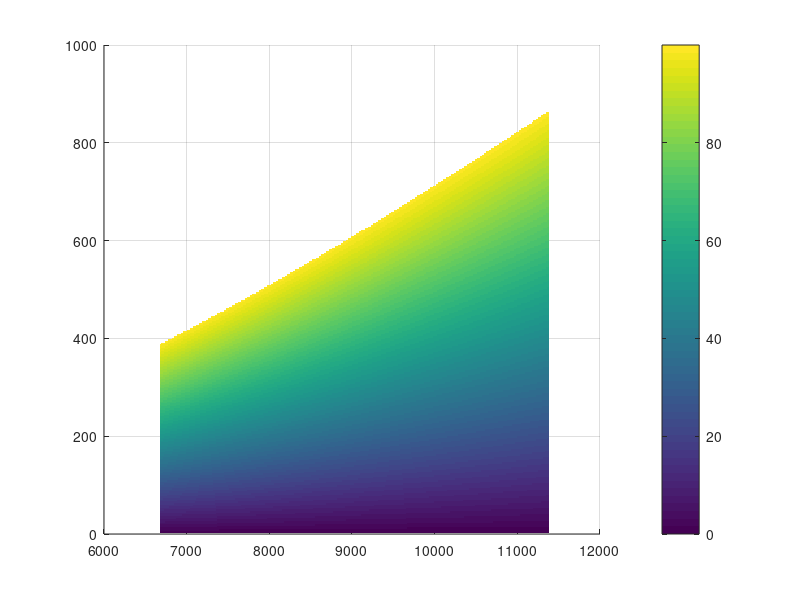

Here is the MATLAB script that generated this plot: (Note: this script raises an error after producing the figure.)
%% Impulsive SMA and/or Eccentricity Maneuver
% Author: Dylan Thomas
clearvars; clc; delete('*.asv');

%%%%%%%%%%%%%%%%%%%%%%%%%%%%%%%%%%%%%%%%%%%%%%%%%%%%%%%%%%%%%%%%%%%%%%%%%%%
%%% Spacecraft Properties

f1 = 'Name';
f2 = 'M_total';
f3 = 'M_prop';
f4 = 'I_sp';
f5 = 'T_nom';

v1 = {'Aerojet CHAMPS-120XW'};
v2 = {14};      % [kg]
v3 = {1.5};     % [kg]
v4 = {203};     % [s]
v5 = {4*2.79};  % [N]

spacecraft = struct(f1,v1,f2,v2,f3,v3,f4,v4,f5,v5);

%%%%%%%%%%%%%%%%%%%%%%%%%%%%%%%%%%%%%%%%%%%%%%%%%%%%%%%%%%%%%%%%%%%%%%%%%%%
%%% Setting up problem constants, etc.

% Parameter Inputs, constants
R_e = 6378.137;                         % [km]          - Radius of Earth
mu = 398600;                            % [km^3/s^2]    - Grav. Parameter
g = 9.81/1000;                          % [km/s^2]      - Gravity
num_pts = 300;                          %               - Num. of Plot points
m_prop_nom = 1.5;                       % [kg]          - Nominal Propellant Mass
ecc = 0;                              %               - Eccentricity
deg2rad = pi/180;

% Setting up vectorized parameters
init_alt = linspace(300,5000,num_pts);  % [km]          - Initial Orbit Altitude
delta_ecc = linspace(0,0.6-ecc,num_pts);    %               - Change in Ecc
delta_SMA = linspace(0,1000,num_pts);    % [km]          - SMA Change
R_p = init_alt + R_e;                   % [km]          - Initial Orbit 
SMA_i = R_p/(1-ecc);
period = 2*pi*sqrt(SMA_i.^3/mu);          % [sec]         - Final Orbital period

% Intermediate parameters for easier reading
n = sqrt(mu./SMA_i.^3);               %               - Mean motion
eta = (1-ecc^2)^0.5;

% Separate parameters for combined maneuver, plot surface of di vs. dOM on
% a certain number of discrete orbit radiuses 
Discrete_Radius = [6800 7500 10000];

% Cases to consider
method = {'Semi-Major Axis Maneuver','Eccentricity Maneuver','Combined Maneuver'};

%%%%%%%%%%%%%%%%%%%%%%%%%%%%%%%%%%%%%%%%%%%%%%%%%%%%%%%%%%%%%%%%%%%%%%%%%%%
%%% Building the design space

% Equation for Arg. of Perigee/Mean Anomaly change
Dvp = @(del_a,del_ecc,a,nn,ecc) ((nn.*a.*eta)/4).*((del_a./a + del_ecc./(1+ecc)));
Dva = @(del_a,del_ecc,a,nn,ecc) ((nn.*a.*eta)/4).*((del_a./a - del_ecc./(1-ecc)));

% Build matrices for orbital element changes
dSMAMat = repmat(delta_SMA,num_pts,1);
deccMat = repmat(delta_ecc',1,num_pts);

% Memory allocation
Dv_Req = zeros(num_pts,num_pts,num_pts);
tic
for ii=1:num_pts
    Dv_Req(:,:,ii) = abs(Dvp(dSMAMat,deccMat,SMA_i(ii),n(ii),ecc))+...
        abs(Dva(dSMAMat,deccMat,SMA_i(ii),n(ii),ecc));
end
toc

%%%%%%%%%%%%%%%%%%%%%%%%%%%%%%%%%%%%%%%%%%%%%%%%%%%%%%%%%%%%%%%%%%%%%%%%%%%
%%% Calculate DeltaV & mass percent for each maneuver case

% Memory allocation
Dv_avail = zeros(1,length(method));
Tburn = zeros(1,length(method));
a_thrusti = zeros(1,length(method));
for iter=1:length(method)
    
    % Switch on maneuver case
    maneuver_case  = method{iter};
    switch maneuver_case
        case 'Semi-Major Axis Maneuver'
            display(method(iter))
            
            % Equation for thrust
            a_thrusti(iter) = spacecraft.T_nom/spacecraft.M_total;
            
            % Find total DeltaV & Time of Flight
            Dv_avail(iter) = g*spacecraft.I_sp*log(spacecraft.M_total/(spacecraft.M_total-spacecraft.M_prop));
            Tburn(iter) = (Dv_avail(iter)*1000)/(a_thrusti(iter));
            
            % Memory allocation & reset temporary variables
            Mass_percent = zeros(num_pts,num_pts);
            Dv_total = Dv_Req(1,:,:);
            
            % Loop calculates mass percent for each radius
            for ii=1:num_pts
                
                % Total DeltaV required cannot exceed DeltaV available
                index = Dv_total(1,:,ii)>=Dv_avail(iter);
                Dv_total(1,index,ii) = NaN;
                
                % Determine mass with Rocket Eqn
                M_prop_vec = spacecraft.M_total*(1-exp(-(Dv_total(1,:,ii))/(g*spacecraft.I_sp)));
                Mass_percent(:,ii) = M_prop_vec/m_prop_nom*100;
                
            end
            
            % Plotting stuff
            figure(iter)
            hold on
            grid on
            surf(SMA_i,delta_SMA,Mass_percent,'EdgeColor','None')
            c = colorbar;
            c.Label.String = 'Percent Propellant Mass Burned';
            title1 = title(method(iter));
            xl = xlabel('Orbit Radius, [km]');
            yl = ylabel('SMA Change $\delta a$, [km]');
            set([title1 xl yl],'interpreter','latex','fontsize',12)
            axis tight
            hold off
          
            %%%%%%%%%%%%%%%%%%%%%%%%%%%%%%%%%%%%%%%%%%%%%%%%%%%%%%%%%%%%%%%
        case 'Eccentricity Maneuver'
            display(method(iter))
            
            % Equation for thrust
            a_thrusti(iter) = spacecraft.T_nom/spacecraft.M_total;
            
            % Find total DeltaV & Time of Flight
            Dv_avail(iter) = g*spacecraft.I_sp*log(spacecraft.M_total/(spacecraft.M_total-spacecraft.M_prop));
            Tburn(iter) = (Dv_avail(iter)*1000)/(a_thrusti(iter));
            
            % Memory allocation & reset temporary variables
            Mass_percent = zeros(num_pts,num_pts);
            Dv_total = Dv_Req(:,1,:);
            
            % Loop calculates mass percent for each radius
            for ii=1:num_pts
                
                % Total DeltaV required cannot exceed DeltaV available
                index = Dv_total(:,1,ii)>=Dv_avail(iter);
                Dv_total(index,1,ii) = NaN;
                
                % Determine mass with Rocket Eqn
                M_prop_vec = spacecraft.M_total*(1-exp(-(Dv_total(:,1,ii))/(g*spacecraft.I_sp)));
                Mass_percent(:,ii) = M_prop_vec/m_prop_nom*100;
                
            end
            
            % Plotting stuff
            figure(iter)
            hold on
            grid on
            surf(SMA_i,delta_ecc,Mass_percent,'EdgeColor','None')
            c = colorbar;
            c.Label.String = 'Percent Propellant Mass Burned';
            title1 = title(method(iter));
            xl = xlabel('Orbit Radius, [km]');
            yl = ylabel('Eccentricity Change');
            set([title1 xl yl],'interpreter','latex','fontsize',12)
            axis tight
            hold off
            
            %%%%%%%%%%%%%%%%%%%%%%%%%%%%%%%%%%%%%%%%%%%%%%%%%%%%%%%%%%%%%%%
        case 'Combined Maneuver'
            display(method(iter))
            
            %%% TODO: Figure this out
            SMA_i = Discrete_Radius/(1-ecc);
            n = (mu./SMA_i.^3).^0.5;
            period = 2*pi*sqrt(SMA_i.^3/mu);
            Dv_Req = zeros(num_pts,num_pts,length(SMA_i));
            for ii=1:length(SMA_i)
                Dv_Req(:,:,ii) = abs(Dvp(dSMAMat,deccMat,SMA_i(ii),n(ii),ecc))...
                    +abs(Dva(dSMAMat,deccMat,SMA_i(ii),n(ii),ecc));
            end
            
            % Equations for thrust
            a_thrusti(iter) = spacecraft.T_nom/spacecraft.M_total;
            
            % Find total DeltaV & Time of Flight
            Dv_avail(iter) = g*spacecraft.I_sp*log(spacecraft.M_total/(spacecraft.M_total-spacecraft.M_prop));
            Tburn(iter) = (Dv_avail(iter)*1000)/(a_thrusti(iter));
            
            % Memory allocation & reset temporary variables
            Mass_percent = zeros(num_pts,num_pts);
            Dv_total = Dv_Req;
            
            % Loop calculates mass percent for each radius
            for ii=1:length(SMA_i)
                
                % Delta V required cannot exceed Delta V available
                index = Dv_total(:,:,ii)>=Dv_avail(iter);
                for kk=1:num_pts
                    for jj=1:num_pts
                        if Dv_total(kk,jj,ii)>=Dv_avail(ii)
                            Dv_total(kk,jj,ii) = NaN;
                        end
                    end
                end
                
                % Determine mass with Rocket Eqn
                M_prop_vec = spacecraft.M_total*(1-exp(-(Dv_total(:,:,ii))/(g*spacecraft.I_sp)));
                Mass_percent(:,:,ii) = M_prop_vec/m_prop_nom*100;
                
                % Plotting stuff
                figure(iter+ii-1)
                hold on
                grid on
                surf(delta_ecc,delta_SMA,Mass_percent(:,:,ii),'EdgeColor','None')
                c = colorbar;
                c.Label.String = 'Percent Propellant Mass Burned';
                title1 = title(strcat(method(iter), ', $R=',num2str(SMA_i(ii)),'$'));
                xl = xlabel('Arg. of Perigee Change $\delta \omega$, [deg]');
                yl = ylabel('Mean Anomaly Change $\delta M$, [deg]');
                set([title1 xl yl],'interpreter','latex','fontsize',12)
                axis tight
                hold off
            end         
            
    end

end

